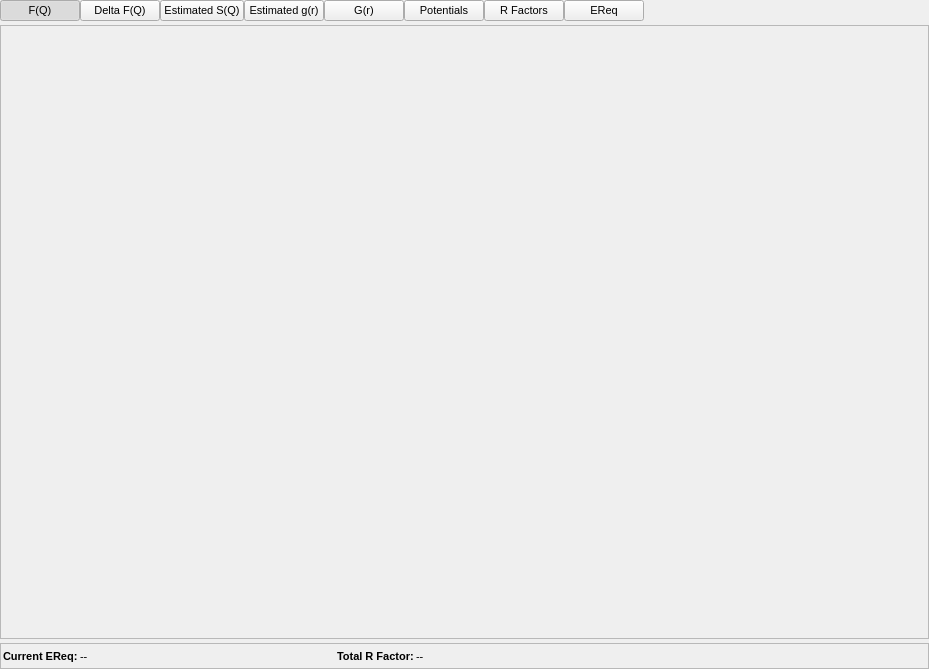
<?xml version="1.0" encoding="UTF-8"?>
<ui version="4.0">
 <class>EPSRModuleWidget</class>
 <widget class="QWidget" name="EPSRModuleWidget">
  <property name="geometry">
   <rect>
    <x>0</x>
    <y>0</y>
    <width>929</width>
    <height>669</height>
   </rect>
  </property>
  <property name="sizePolicy">
   <sizepolicy hsizetype="Expanding" vsizetype="Expanding">
    <horstretch>0</horstretch>
    <verstretch>0</verstretch>
   </sizepolicy>
  </property>
  <property name="font">
   <font>
    <pointsize>8</pointsize>
   </font>
  </property>
  <property name="windowTitle">
   <string>EPSR Controls</string>
  </property>
  <layout class="QVBoxLayout" name="verticalLayout">
   <property name="spacing">
    <number>4</number>
   </property>
   <property name="leftMargin">
    <number>0</number>
   </property>
   <property name="topMargin">
    <number>0</number>
   </property>
   <property name="rightMargin">
    <number>0</number>
   </property>
   <property name="bottomMargin">
    <number>0</number>
   </property>
   <item>
    <layout class="QHBoxLayout" name="horizontalLayout_18">
     <property name="spacing">
      <number>0</number>
     </property>
     <item>
      <widget class="QPushButton" name="TotalFQButton">
       <property name="toolTip">
        <string>Show the calculated vs experimental F(Q</string>
       </property>
       <property name="text">
        <string>F(Q)</string>
       </property>
       <property name="checkable">
        <bool>true</bool>
       </property>
       <property name="checked">
        <bool>true</bool>
       </property>
       <property name="autoExclusive">
        <bool>true</bool>
       </property>
      </widget>
     </item>
     <item>
      <widget class="QPushButton" name="DeltaFQButton">
       <property name="toolTip">
        <string>Show the differences between calculated and experimental F(Q) and their fits</string>
       </property>
       <property name="text">
        <string>Delta F(Q)</string>
       </property>
       <property name="checkable">
        <bool>true</bool>
       </property>
       <property name="checked">
        <bool>false</bool>
       </property>
       <property name="autoExclusive">
        <bool>true</bool>
       </property>
      </widget>
     </item>
     <item>
      <widget class="QPushButton" name="EstimatedSQButton">
       <property name="toolTip">
        <string>Show the estimated partial S(Q)</string>
       </property>
       <property name="text">
        <string>Estimated S(Q)</string>
       </property>
       <property name="checkable">
        <bool>true</bool>
       </property>
       <property name="checked">
        <bool>false</bool>
       </property>
       <property name="autoExclusive">
        <bool>true</bool>
       </property>
      </widget>
     </item>
     <item>
      <widget class="QPushButton" name="EstimatedGRButton">
       <property name="toolTip">
        <string>Show the estimated partial g(r)</string>
       </property>
       <property name="text">
        <string>Estimated g(r)</string>
       </property>
       <property name="checkable">
        <bool>true</bool>
       </property>
       <property name="checked">
        <bool>false</bool>
       </property>
       <property name="autoExclusive">
        <bool>true</bool>
       </property>
      </widget>
     </item>
     <item>
      <widget class="QPushButton" name="TotalGRButton">
       <property name="toolTip">
        <string/>
       </property>
       <property name="text">
        <string>G(r)</string>
       </property>
       <property name="checkable">
        <bool>true</bool>
       </property>
       <property name="checked">
        <bool>false</bool>
       </property>
       <property name="autoExclusive">
        <bool>true</bool>
       </property>
      </widget>
     </item>
     <item>
      <widget class="QPushButton" name="PotentialsButton">
       <property name="toolTip">
        <string>Show the empirical potentials</string>
       </property>
       <property name="text">
        <string>Potentials</string>
       </property>
       <property name="checkable">
        <bool>true</bool>
       </property>
       <property name="checked">
        <bool>false</bool>
       </property>
       <property name="autoExclusive">
        <bool>true</bool>
       </property>
      </widget>
     </item>
     <item>
      <widget class="QPushButton" name="RFactorButton">
       <property name="toolTip">
        <string>Show the individual and total R factors</string>
       </property>
       <property name="text">
        <string>R Factors</string>
       </property>
       <property name="checkable">
        <bool>true</bool>
       </property>
       <property name="checked">
        <bool>false</bool>
       </property>
       <property name="autoExclusive">
        <bool>true</bool>
       </property>
      </widget>
     </item>
     <item>
      <widget class="QPushButton" name="EReqButton">
       <property name="toolTip">
        <string>Show the magnitude of the empirical potential</string>
       </property>
       <property name="text">
        <string>EReq</string>
       </property>
       <property name="checkable">
        <bool>true</bool>
       </property>
       <property name="checked">
        <bool>false</bool>
       </property>
       <property name="autoExclusive">
        <bool>true</bool>
       </property>
      </widget>
     </item>
     <item>
      <spacer name="horizontalSpacer">
       <property name="orientation">
        <enum>Qt::Horizontal</enum>
       </property>
       <property name="sizeHint" stdset="0">
        <size>
         <width>40</width>
         <height>20</height>
        </size>
       </property>
      </spacer>
     </item>
    </layout>
   </item>
   <item>
    <widget class="QFrame" name="PlotFrame">
     <property name="sizePolicy">
      <sizepolicy hsizetype="Expanding" vsizetype="Expanding">
       <horstretch>0</horstretch>
       <verstretch>0</verstretch>
      </sizepolicy>
     </property>
     <property name="acceptDrops">
      <bool>true</bool>
     </property>
     <property name="frameShape">
      <enum>QFrame::StyledPanel</enum>
     </property>
     <property name="frameShadow">
      <enum>QFrame::Sunken</enum>
     </property>
     <layout class="QHBoxLayout" name="horizontalLayout_17">
      <property name="spacing">
       <number>0</number>
      </property>
      <property name="leftMargin">
       <number>0</number>
      </property>
      <property name="topMargin">
       <number>0</number>
      </property>
      <property name="rightMargin">
       <number>0</number>
      </property>
      <property name="bottomMargin">
       <number>0</number>
      </property>
      <item>
       <widget class="DataWidget" name="PlotWidget" native="true"/>
      </item>
     </layout>
    </widget>
   </item>
   <item>
    <widget class="QFrame" name="InfoFrame">
     <property name="sizePolicy">
      <sizepolicy hsizetype="Expanding" vsizetype="Minimum">
       <horstretch>0</horstretch>
       <verstretch>0</verstretch>
      </sizepolicy>
     </property>
     <property name="acceptDrops">
      <bool>true</bool>
     </property>
     <property name="frameShape">
      <enum>QFrame::StyledPanel</enum>
     </property>
     <property name="frameShadow">
      <enum>QFrame::Sunken</enum>
     </property>
     <layout class="QHBoxLayout" name="horizontalLayout_2">
      <property name="spacing">
       <number>2</number>
      </property>
      <property name="leftMargin">
       <number>2</number>
      </property>
      <property name="topMargin">
       <number>2</number>
      </property>
      <property name="rightMargin">
       <number>2</number>
      </property>
      <property name="bottomMargin">
       <number>2</number>
      </property>
      <item>
       <widget class="QLabel" name="EReqInfoLabel">
        <property name="sizePolicy">
         <sizepolicy hsizetype="Minimum" vsizetype="Minimum">
          <horstretch>0</horstretch>
          <verstretch>0</verstretch>
         </sizepolicy>
        </property>
        <property name="font">
         <font>
          <weight>75</weight>
          <bold>true</bold>
         </font>
        </property>
        <property name="text">
         <string>Current EReq:</string>
        </property>
       </widget>
      </item>
      <item>
       <widget class="QLabel" name="EReqValueLabel">
        <property name="sizePolicy">
         <sizepolicy hsizetype="MinimumExpanding" vsizetype="Minimum">
          <horstretch>0</horstretch>
          <verstretch>0</verstretch>
         </sizepolicy>
        </property>
        <property name="text">
         <string>--</string>
        </property>
       </widget>
      </item>
      <item>
       <widget class="QLabel" name="label_2">
        <property name="sizePolicy">
         <sizepolicy hsizetype="Minimum" vsizetype="Minimum">
          <horstretch>0</horstretch>
          <verstretch>0</verstretch>
         </sizepolicy>
        </property>
        <property name="font">
         <font>
          <weight>75</weight>
          <bold>true</bold>
         </font>
        </property>
        <property name="text">
         <string>Total R Factor:</string>
        </property>
       </widget>
      </item>
      <item>
       <widget class="QLabel" name="RFactorValueLabel">
        <property name="sizePolicy">
         <sizepolicy hsizetype="MinimumExpanding" vsizetype="Minimum">
          <horstretch>0</horstretch>
          <verstretch>0</verstretch>
         </sizepolicy>
        </property>
        <property name="text">
         <string>--</string>
        </property>
       </widget>
      </item>
      <item>
       <spacer name="RFactorInfoLabel">
        <property name="orientation">
         <enum>Qt::Horizontal</enum>
        </property>
        <property name="sizeHint" stdset="0">
         <size>
          <width>40</width>
          <height>20</height>
         </size>
        </property>
       </spacer>
      </item>
     </layout>
    </widget>
   </item>
  </layout>
 </widget>
 <customwidgets>
  <customwidget>
   <class>DataWidget</class>
   <extends>QWidget</extends>
   <header>gui/datawidget.h</header>
   <container>1</container>
  </customwidget>
 </customwidgets>
 <resources>
  <include location="../../../gui/main.qrc"/>
 </resources>
 <connections/>
</ui>
